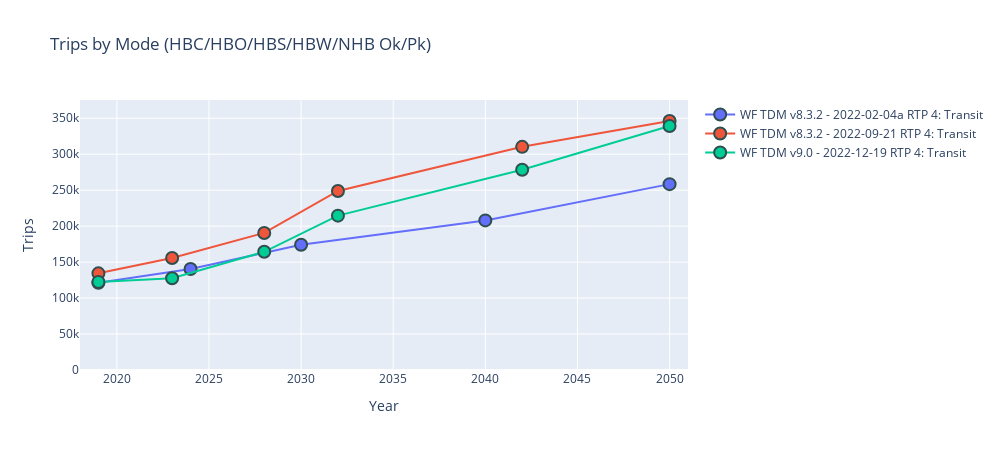
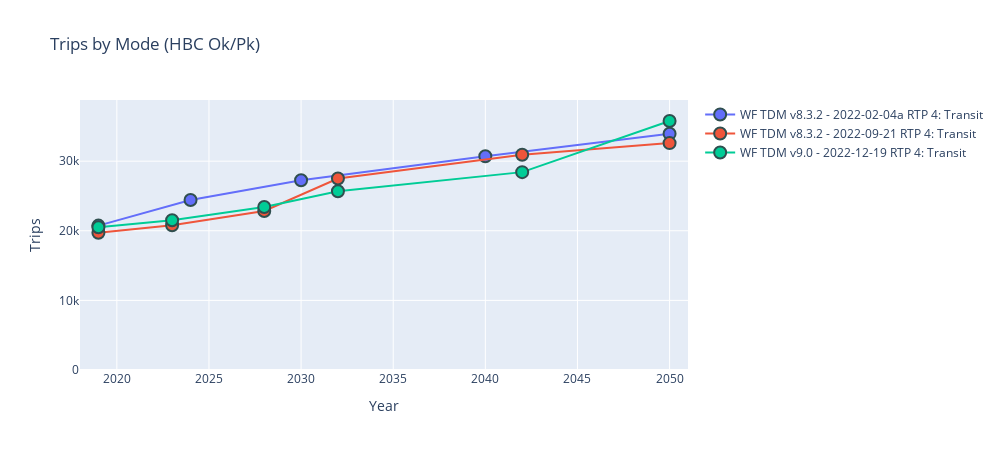
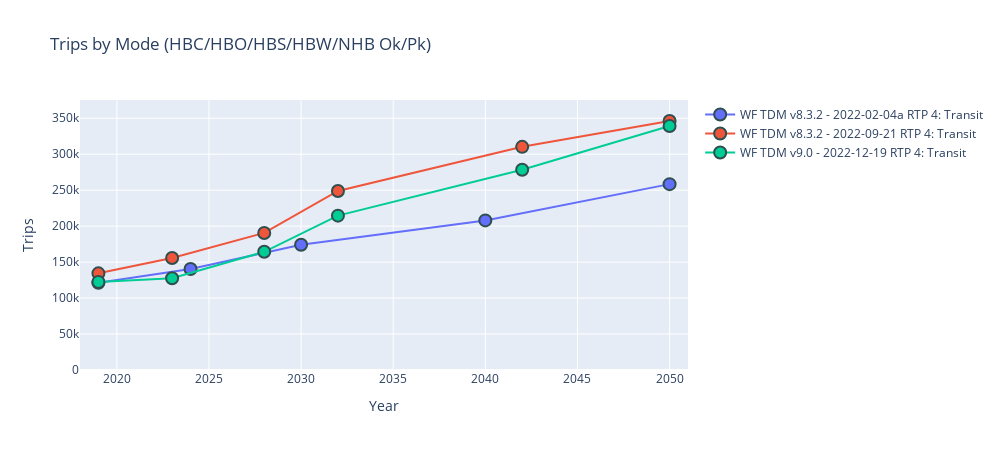
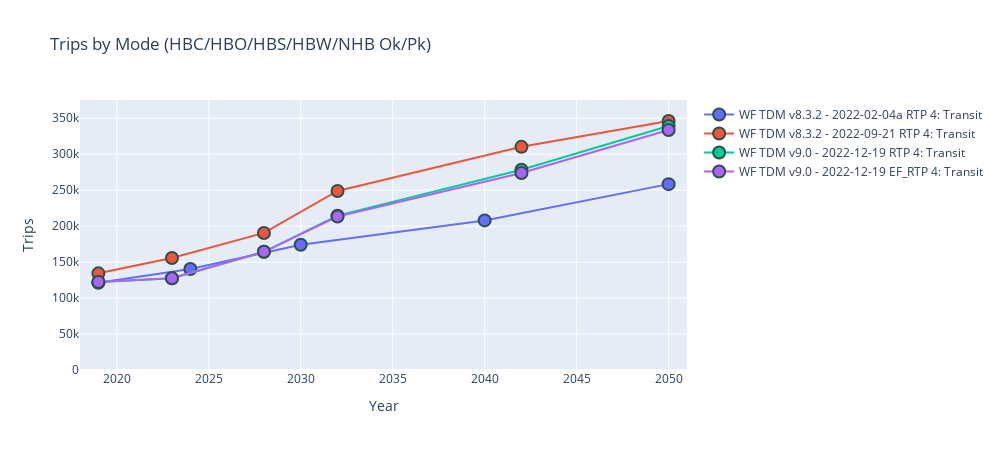

Notebook code cell kept with these figures, in order:
### Code cell
# MAKE INTERACTIVE CHART
py.offline.init_notebook_mode(connected=True)

lstTdmVersionWithDate = dfTransitSummaryPlotData['tdmVersionWithDate'].unique().tolist()
lstScenarioGroups     = dfTransitSummaryPlotData['scenarioGroup'     ].unique().tolist()
lstModes              = dfTransitSummaryPlotData['modeGroup'         ].unique().tolist()
lstTripPurp           = dfTransitSummaryPlotData['TRIPPURP'          ].unique().tolist()
lstPeriod             = dfTransitSummaryPlotData['PERIOD'            ].unique().tolist()

# remove include in all list
lstScenarioGroups = [i for i in lstScenarioGroups if i not in lstIncludeInAll] 

selectTdmVersionsWithDate = widgets.SelectMultiple(options=lstTdmVersionWithDate, value=(lstTdmVersionWithDate), description='TDM Version'   )
selectScenarioGroups      = widgets.SelectMultiple(options=lstScenarioGroups    , value=('RTP',               ), description='Scenario Group')
selectModes               = widgets.SelectMultiple(options=lstModes             , value=('4: Transit',        ), description='Mode Group'    )
selectTripPurps           = widgets.SelectMultiple(options=lstTripPurp          , value=(lstTripPurp          ), description='Purpose'       )
selectPeriods             = widgets.SelectMultiple(options=lstPeriod            , value=(lstPeriod            ), description='Periods'       )

#custom extents
#xmin = widgets.Text(value='0'  , description='X Min')
#xmax = widgets.Text(value='160' , description='X Max')
#ymin = widgets.Text(value='0'  , description='Y Min')
#ymax = widgets.Text(value='.10', description='Y Max')

widgets.interactive(update_plot, tdmVersionsWithDate=selectTdmVersionsWithDate, scenarioGroups=selectScenarioGroups, modeGroups=selectModes, trippurps=selectTripPurps , periods=selectPeriods)

#ADD RAW OBSERVED CURVES

### Figure 1 — Plotly figure (JSON) as saved in the notebook; plotly's stock layout.template omitted (floating-point values rounded to 4 significant figures)
{"data": [{"marker": {"line": {"color": "DarkSlateGrey", "width": 2}, "size": 12}, "mode": "markers+lines", "name": "WF TDM v8.3.2 - 2022-02-04a RTP 4: Transit", "type": "scatter", "x": [2019, 2024, 2030, 2040, 2050], "y": [121321, 140408, 174053, 207976, 258408]}, {"marker": {"line": {"color": "DarkSlateGrey", "width": 2}, "size": 12}, "mode": "markers+lines", "name": "WF TDM v8.3.2 - 2022-09-21 RTP 4: Transit", "type": "scatter", "x": [2019, 2023, 2028, 2032, 2042, 2050], "y": [134370, 155741, 190569, 248930, 310261, 346188]}, {"marker": {"line": {"color": "DarkSlateGrey", "width": 2}, "size": 12}, "mode": "markers+lines", "name": "WF TDM v9.0 - 2022-12-19 RTP 4: Transit", "type": "scatter", "x": [2019, 2023, 2028, 2032, 2042, 2050], "y": [122503, 127540, 164321, 214591, 278318, 339257]}], "layout": {"height": 450, "title": {"text": "Trips by Mode (HBC/HBO/HBS/HBW/NHB Ok/Pk)"}, "width": 1000, "xaxis": {"range": [2018, 2051], "title": {"text": "Year"}}, "yaxis": {"rangemode": "tozero", "title": {"text": "Trips"}}}}

### Figure 2 — Plotly figure (JSON) as saved in the notebook; plotly's stock layout.template omitted (floating-point values rounded to 4 significant figures)
{"data": [{"marker": {"line": {"color": "DarkSlateGrey", "width": 2}, "size": 12}, "mode": "markers+lines", "name": "WF TDM v8.3.2 - 2022-02-04a RTP 4: Transit", "type": "scatter", "x": [2019, 2024, 2030, 2040, 2050], "y": [20747, 24433, 27250, 30701, 33947]}, {"marker": {"line": {"color": "DarkSlateGrey", "width": 2}, "size": 12}, "mode": "markers+lines", "name": "WF TDM v8.3.2 - 2022-09-21 RTP 4: Transit", "type": "scatter", "x": [2019, 2023, 2028, 2032, 2042, 2050], "y": [19716, 20800, 22841, 27515, 30934, 32595]}, {"marker": {"line": {"color": "DarkSlateGrey", "width": 2}, "size": 12}, "mode": "markers+lines", "name": "WF TDM v9.0 - 2022-12-19 RTP 4: Transit", "type": "scatter", "x": [2019, 2023, 2028, 2032, 2042, 2050], "y": [20510, 21513, 23409, 25687, 28426, 35772]}], "layout": {"height": 450, "title": {"text": "Trips by Mode (HBC Ok/Pk)"}, "width": 1000, "xaxis": {"range": [2018, 2051], "title": {"text": "Year"}}, "yaxis": {"rangemode": "tozero", "title": {"text": "Trips"}}}}

### Figure 3 — Plotly figure (JSON) as saved in the notebook; plotly's stock layout.template omitted (floating-point values rounded to 4 significant figures)
{"data": [{"marker": {"line": {"color": "DarkSlateGrey", "width": 2}, "size": 12}, "mode": "markers+lines", "name": "WF TDM v8.3.2 - 2022-02-04a RTP 4: Transit", "type": "scatter", "x": [2019, 2024, 2030, 2040, 2050], "y": [121321, 140408, 174053, 207976, 258408]}, {"marker": {"line": {"color": "DarkSlateGrey", "width": 2}, "size": 12}, "mode": "markers+lines", "name": "WF TDM v8.3.2 - 2022-09-21 RTP 4: Transit", "type": "scatter", "x": [2019, 2023, 2028, 2032, 2042, 2050], "y": [134370, 155741, 190569, 248930, 310261, 346188]}, {"marker": {"line": {"color": "DarkSlateGrey", "width": 2}, "size": 12}, "mode": "markers+lines", "name": "WF TDM v9.0 - 2022-12-19 RTP 4: Transit", "type": "scatter", "x": [2019, 2023, 2028, 2032, 2042, 2050], "y": [122503, 127540, 164321, 214591, 278318, 339257]}], "layout": {"height": 450, "title": {"text": "Trips by Mode (HBC/HBO/HBS/HBW/NHB Ok/Pk)"}, "width": 1000, "xaxis": {"range": [2018, 2051], "title": {"text": "Year"}}, "yaxis": {"rangemode": "tozero", "title": {"text": "Trips"}}}}

### Figure 4 — Plotly figure (JSON) as saved in the notebook; plotly's stock layout.template omitted (floating-point values rounded to 4 significant figures)
{"data": [{"marker": {"line": {"color": "DarkSlateGrey", "width": 2}, "size": 12}, "mode": "markers+lines", "name": "WF TDM v8.3.2 - 2022-02-04a RTP 4: Transit", "type": "scatter", "x": [2019, 2024, 2030, 2040, 2050], "y": [121321, 140408, 174053, 207976, 258408]}, {"marker": {"line": {"color": "DarkSlateGrey", "width": 2}, "size": 12}, "mode": "markers+lines", "name": "WF TDM v8.3.2 - 2022-09-21 RTP 4: Transit", "type": "scatter", "x": [2019, 2023, 2028, 2032, 2042, 2050], "y": [134370, 155741, 190569, 248930, 310261, 346188]}, {"marker": {"line": {"color": "DarkSlateGrey", "width": 2}, "size": 12}, "mode": "markers+lines", "name": "WF TDM v9.0 - 2022-12-19 RTP 4: Transit", "type": "scatter", "x": [2019, 2023, 2028, 2032, 2042, 2050], "y": [122503, 127540, 164321, 214591, 278318, 339257]}, {"marker": {"line": {"color": "DarkSlateGrey", "width": 2}, "size": 12}, "mode": "markers+lines", "name": "WF TDM v9.0 - 2022-12-19 EF_RTP 4: Transit", "type": "scatter", "x": [2019, 2023, 2028, 2032, 2042, 2050], "y": [122503, 127540, 164321, 213382, 273911, 333601]}], "layout": {"height": 450, "title": {"text": "Trips by Mode (HBC/HBO/HBS/HBW/NHB Ok/Pk)"}, "width": 1000, "xaxis": {"range": [2018, 2051], "title": {"text": "Year"}}, "yaxis": {"rangemode": "tozero", "title": {"text": "Trips"}}}}
